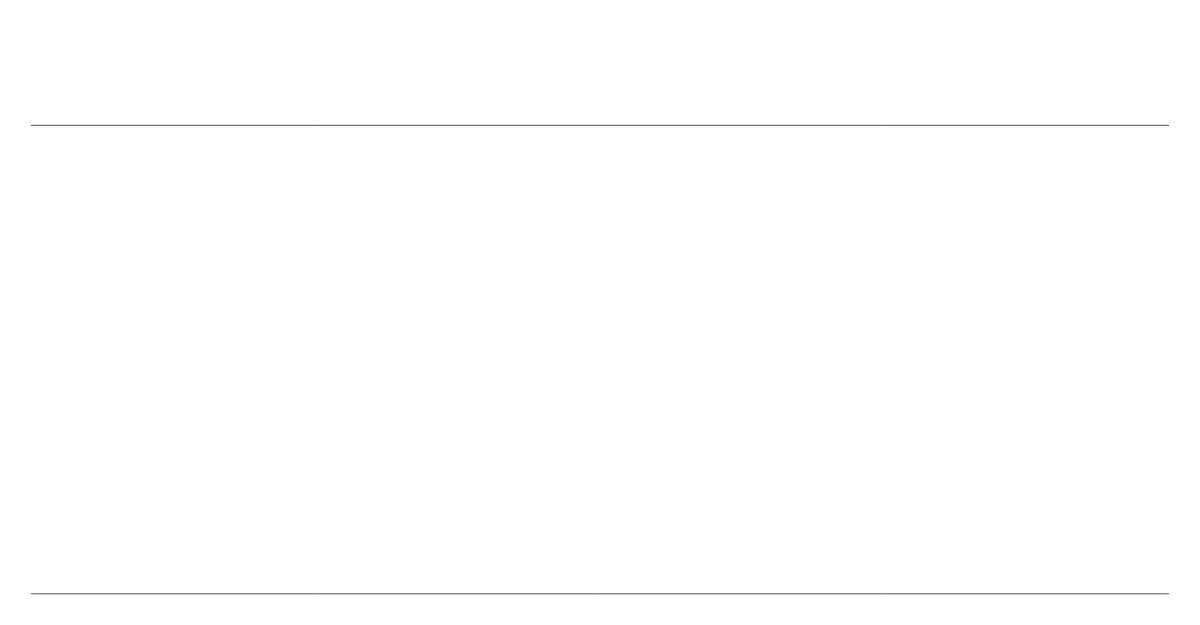
Frame 1 (no input)
Frame 60 (no input): identical to frame 1, image omitted
Frame 120 (the mouse pressed at the canvas centre since frame 60): identical to frame 1, image omitted

The p5.js sketch that drew this single still picture (run headless with seeded random() and noise() and a simulated clock; from frame 60 on, the mouse is pressed at the canvas centre):

// p5.js sketch
// ── sketch.js
let margin;
let shift=0.5;

function setup() {
  pixelDensity(1);
  createCanvas(1920, 1000);
  margin = round(0.05*height);
}

function draw() {
  background(255);
  
  line(margin,round(0.2*height)+shift,width-margin,round(0.2*height)+shift);
  line(margin,height-margin,width-margin,height-margin);
}

function mouseClicked(){
  shift++;
}
